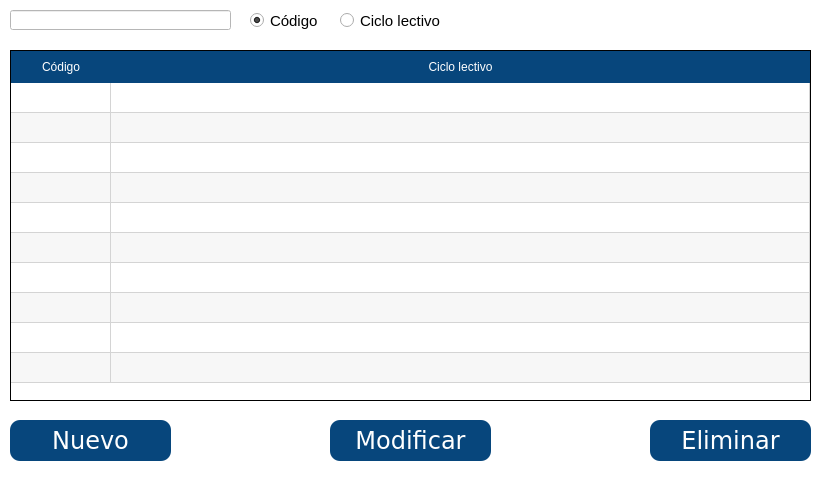
<?xml version="1.0" encoding="UTF-8"?>
<ui version="4.0">
 <class>Ciclos</class>
 <widget class="QDialog" name="Ciclos">
  <property name="geometry">
   <rect>
    <x>0</x>
    <y>0</y>
    <width>824</width>
    <height>479</height>
   </rect>
  </property>
  <property name="minimumSize">
   <size>
    <width>824</width>
    <height>479</height>
   </size>
  </property>
  <property name="maximumSize">
   <size>
    <width>824</width>
    <height>479</height>
   </size>
  </property>
  <property name="windowTitle">
   <string>Ciclos lectivos</string>
  </property>
  <property name="styleSheet">
   <string notr="true">background-color: rgb(255, 255, 255);</string>
  </property>
  <widget class="QPushButton" name="bt_nuevo">
   <property name="geometry">
    <rect>
     <x>10</x>
     <y>420</y>
     <width>161</width>
     <height>41</height>
    </rect>
   </property>
   <property name="font">
    <font>
     <family>Verdana</family>
     <pointsize>18</pointsize>
     <weight>50</weight>
     <italic>false</italic>
     <bold>false</bold>
    </font>
   </property>
   <property name="focusPolicy">
    <enum>Qt::NoFocus</enum>
   </property>
   <property name="styleSheet">
    <string notr="true">background-color: rgb(7, 70, 124);
font: 18pt &quot;Verdana&quot;;
border-radius: 10px;
color: rgb(255, 255, 255);</string>
   </property>
   <property name="text">
    <string>Nuevo</string>
   </property>
   <property name="autoDefault">
    <bool>false</bool>
   </property>
   <property name="default">
    <bool>false</bool>
   </property>
   <property name="flat">
    <bool>false</bool>
   </property>
  </widget>
  <widget class="QPushButton" name="bt_eliminar">
   <property name="geometry">
    <rect>
     <x>650</x>
     <y>420</y>
     <width>161</width>
     <height>41</height>
    </rect>
   </property>
   <property name="font">
    <font>
     <family>Verdana</family>
     <pointsize>18</pointsize>
     <weight>50</weight>
     <italic>false</italic>
     <bold>false</bold>
    </font>
   </property>
   <property name="focusPolicy">
    <enum>Qt::NoFocus</enum>
   </property>
   <property name="styleSheet">
    <string notr="true">background-color: rgb(7, 70, 124);
font: 18pt &quot;Verdana&quot;;
border-radius: 10px;
color: rgb(255, 255, 255);</string>
   </property>
   <property name="text">
    <string>Eliminar</string>
   </property>
   <property name="autoDefault">
    <bool>false</bool>
   </property>
   <property name="default">
    <bool>false</bool>
   </property>
   <property name="flat">
    <bool>false</bool>
   </property>
  </widget>
  <widget class="QPushButton" name="bt_modificar">
   <property name="geometry">
    <rect>
     <x>330</x>
     <y>420</y>
     <width>161</width>
     <height>41</height>
    </rect>
   </property>
   <property name="font">
    <font>
     <family>Verdana</family>
     <pointsize>18</pointsize>
     <weight>50</weight>
     <italic>false</italic>
     <bold>false</bold>
    </font>
   </property>
   <property name="focusPolicy">
    <enum>Qt::NoFocus</enum>
   </property>
   <property name="styleSheet">
    <string notr="true">background-color: rgb(7, 70, 124);
font: 18pt &quot;Verdana&quot;;
border-radius: 10px;
color: rgb(255, 255, 255);</string>
   </property>
   <property name="text">
    <string>Modificar</string>
   </property>
   <property name="autoDefault">
    <bool>false</bool>
   </property>
   <property name="default">
    <bool>false</bool>
   </property>
   <property name="flat">
    <bool>false</bool>
   </property>
  </widget>
  <widget class="QLineEdit" name="tx_buscar">
   <property name="geometry">
    <rect>
     <x>10</x>
     <y>10</y>
     <width>221</width>
     <height>20</height>
    </rect>
   </property>
   <property name="font">
    <font>
     <family>Tahoma</family>
     <pointsize>11</pointsize>
    </font>
   </property>
  </widget>
  <widget class="QRadioButton" name="radioButton_ciclo">
   <property name="geometry">
    <rect>
     <x>340</x>
     <y>10</y>
     <width>111</width>
     <height>21</height>
    </rect>
   </property>
   <property name="font">
    <font>
     <family>Tahoma</family>
     <pointsize>11</pointsize>
    </font>
   </property>
   <property name="focusPolicy">
    <enum>Qt::TabFocus</enum>
   </property>
   <property name="text">
    <string>Ciclo lectivo</string>
   </property>
  </widget>
  <widget class="QTableWidget" name="tableWidgetCiclo">
   <property name="geometry">
    <rect>
     <x>10</x>
     <y>50</y>
     <width>801</width>
     <height>351</height>
    </rect>
   </property>
   <property name="font">
    <font>
     <family>Verdana</family>
     <pointsize>11</pointsize>
     <weight>50</weight>
     <italic>false</italic>
     <bold>false</bold>
    </font>
   </property>
   <property name="focusPolicy">
    <enum>Qt::StrongFocus</enum>
   </property>
   <property name="styleSheet">
    <string notr="true">QHeaderView::section {
    background-color:  rgb(7, 70, 124);
	color: rgb(255, 255, 255);
	font: 12pt &quot;Verdana&quot;;
    border: 0px solid #ff0000;
    height: 32px;
}

QTableWidget {
	font: 11pt &quot;Verdana&quot;;
    border: 1px solid;
}

QTableWidget::item{
    selection-background-color: rgb(7, 70, 124);
	selection-color: rgb(255, 255, 255);
}
</string>
   </property>
   <property name="autoScroll">
    <bool>true</bool>
   </property>
   <property name="editTriggers">
    <set>QAbstractItemView::NoEditTriggers</set>
   </property>
   <property name="tabKeyNavigation">
    <bool>false</bool>
   </property>
   <property name="showDropIndicator" stdset="0">
    <bool>true</bool>
   </property>
   <property name="dragEnabled">
    <bool>false</bool>
   </property>
   <property name="dragDropOverwriteMode">
    <bool>true</bool>
   </property>
   <property name="alternatingRowColors">
    <bool>true</bool>
   </property>
   <property name="selectionMode">
    <enum>QAbstractItemView::SingleSelection</enum>
   </property>
   <property name="selectionBehavior">
    <enum>QAbstractItemView::SelectRows</enum>
   </property>
   <property name="textElideMode">
    <enum>Qt::ElideRight</enum>
   </property>
   <property name="showGrid">
    <bool>true</bool>
   </property>
   <property name="gridStyle">
    <enum>Qt::SolidLine</enum>
   </property>
   <property name="wordWrap">
    <bool>true</bool>
   </property>
   <property name="cornerButtonEnabled">
    <bool>true</bool>
   </property>
   <property name="rowCount">
    <number>10</number>
   </property>
   <property name="columnCount">
    <number>2</number>
   </property>
   <attribute name="horizontalHeaderVisible">
    <bool>true</bool>
   </attribute>
   <attribute name="horizontalHeaderCascadingSectionResizes">
    <bool>false</bool>
   </attribute>
   <attribute name="horizontalHeaderHighlightSections">
    <bool>false</bool>
   </attribute>
   <attribute name="horizontalHeaderShowSortIndicator" stdset="0">
    <bool>false</bool>
   </attribute>
   <attribute name="horizontalHeaderStretchLastSection">
    <bool>true</bool>
   </attribute>
   <attribute name="verticalHeaderVisible">
    <bool>false</bool>
   </attribute>
   <attribute name="verticalHeaderHighlightSections">
    <bool>true</bool>
   </attribute>
   <row/>
   <row/>
   <row/>
   <row/>
   <row/>
   <row/>
   <row/>
   <row/>
   <row/>
   <row/>
   <column>
    <property name="text">
     <string>Código</string>
    </property>
   </column>
   <column>
    <property name="text">
     <string>Ciclo lectivo</string>
    </property>
   </column>
  </widget>
  <widget class="QRadioButton" name="radioButton_codigo">
   <property name="geometry">
    <rect>
     <x>250</x>
     <y>10</y>
     <width>81</width>
     <height>21</height>
    </rect>
   </property>
   <property name="font">
    <font>
     <family>Tahoma</family>
     <pointsize>11</pointsize>
    </font>
   </property>
   <property name="focusPolicy">
    <enum>Qt::TabFocus</enum>
   </property>
   <property name="text">
    <string>Código</string>
   </property>
   <property name="checked">
    <bool>true</bool>
   </property>
  </widget>
 </widget>
 <resources/>
 <connections/>
</ui>
